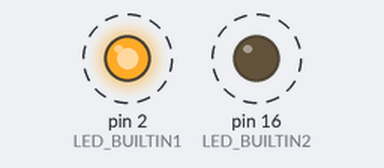
Simulated run of this sketch. Board: Arduino Uno, built with avr-gcc and run on an emulated ATmega328P. On the bench: output pins drawn as LEDs (lit = HIGH). Dashed ring = blinking.

Above: at 0.5 s.
Timing chart, 0 to 4.6 s (numbered marks = the images above):
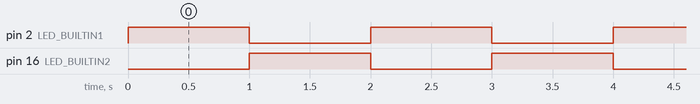

The sketch:

alternate-led.ino
```cpp
/*
  Alternate LEDs on NodeMCU

  Alternates two LEDs, once every second, repeatedly.

  Most Arduinos have an on-board LED you can control. On the UNO, MEGA and ZERO
  it is attached to digital pin 13, on MKR1000 on pin 6. The on-board LEDs you
  can control on the NodeMCU are on pins 2 and 16. LED_BUILTIN is set to the
  correct LED pin independent of which board is used.

  If you want to know what pin the on-board LED is connected to on your Arduino
  model, check the Technical Specs of your board at:
  https://www.arduino.cc/en/Main/Products

  modified 8 May 2014
  by Scott Fitzgerald
  modified 2 Sep 2016
  by Arturo Guadalupi
  modified 8 Sep 2016
  by Colby Newman
  modified 9 Oct 2019
  by Brenden Roland

  This example code is in a public Github repository.

*/

// use these to assign the GPIO numbers of our LEDs' pins
#define LED_BUILTIN1 2
#define LED_BUILTIN2 16

// the setup function runs once when you press reset or power the board
void setup() {

  // initialize digital pins LED_BUILTIN1 and LED_BUILTIN2 as outputs.
  pinMode(LED_BUILTIN1, OUTPUT);
  pinMode(LED_BUILTIN2, OUTPUT);

}

// the loop function runs over and over again forever
void loop() {

  digitalWrite(LED_BUILTIN1, HIGH);   // turn the LED on (HIGH is the voltage level)
  digitalWrite(LED_BUILTIN2, LOW);    // turn the LED off by making the voltage LOW
  delay(1000);                       // wait for a second

  digitalWrite(LED_BUILTIN1, LOW);    // turn the LED off by making the voltage LOW
  digitalWrite(LED_BUILTIN2, HIGH);   // turn the LED on (HIGH is the voltage level)
  delay(1000);                       // wait for a second

}
```

Measured:
- by itself, pin 2 (LED_BUILTIN1), pin 16 (LED_BUILTIN2): alternates HIGH for 1.0 s and LOW for 1.0 s
